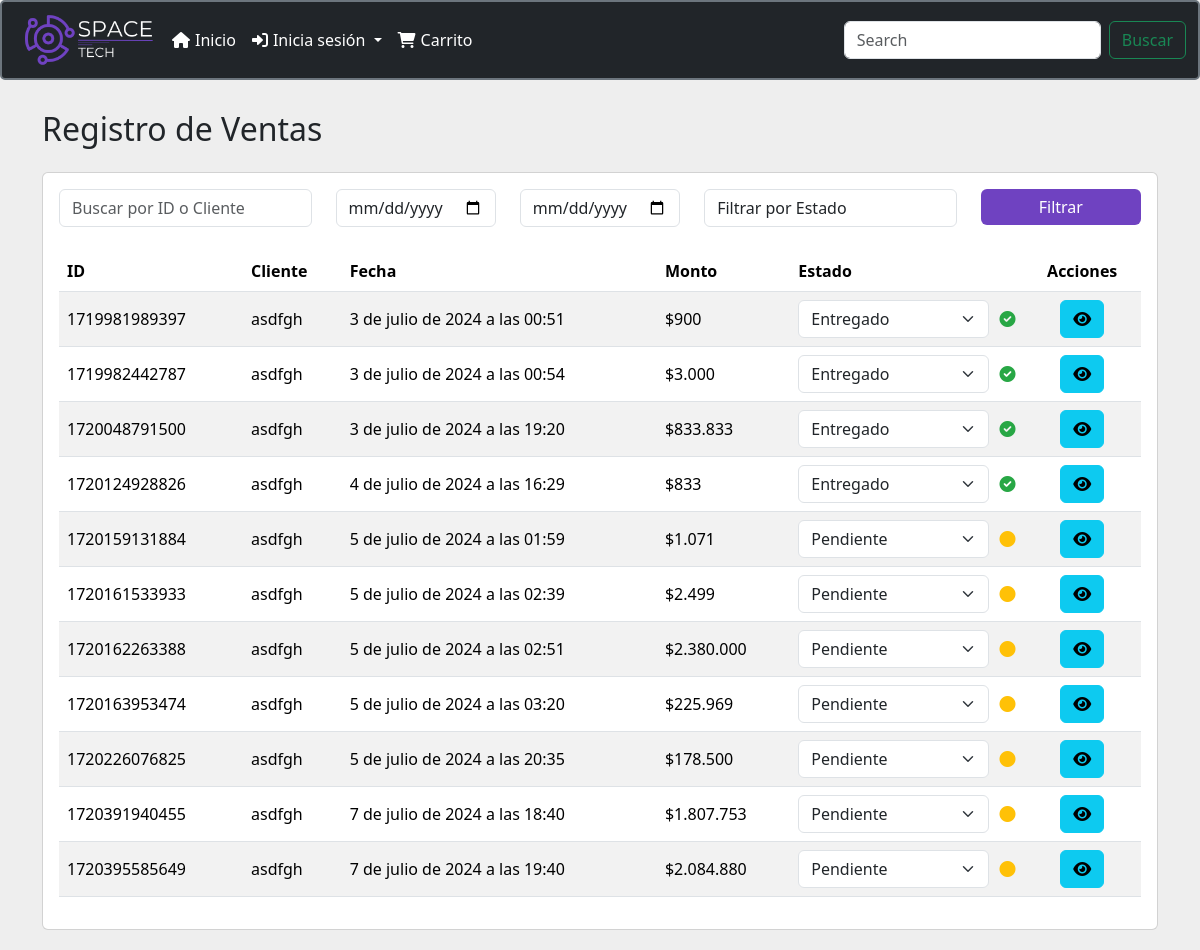
/gestion_ventas/, run on an earlier commit of the app's database.
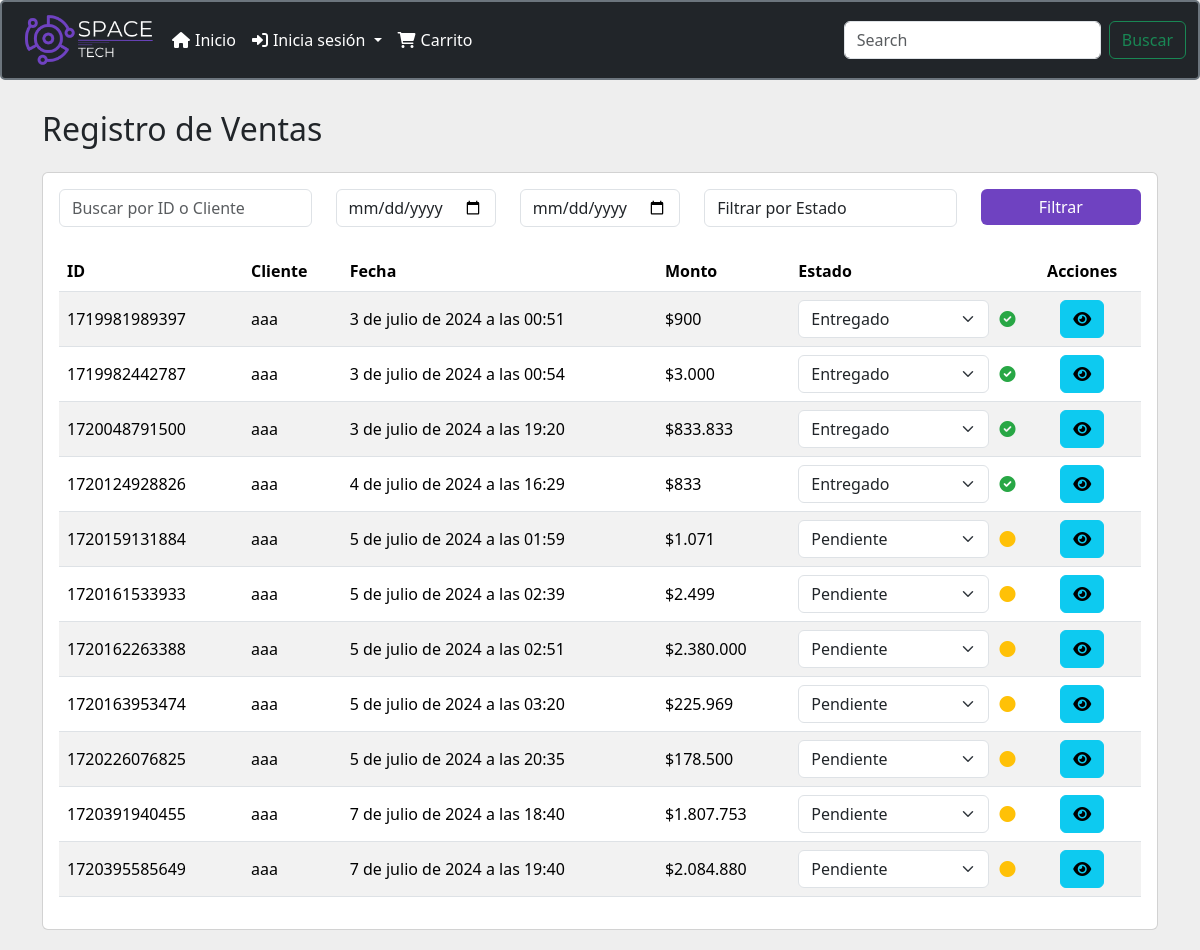
And on a later commit of the database.
### menu/models.py (models this page shows, shortened)
class Venta(models.Model):
    ESTADO_CHOICES = [
        ('Pendiente', 'Pendiente'),
        ('Entregado', 'Entregado'),
    ]
    id = models.AutoField(primary_key=True)
    usuario = models.ForeignKey(Usuario, on_delete=models.CASCADE)
    id_boleta = models.CharField(max_length=30)
    fecha = models.DateTimeField(default=timezone.now)
    subtotal = models.DecimalField(max_digits=10, decimal_places=2)
    iva = models.DecimalField(max_digits=10, decimal_places=2)
    total = models.DecimalField(max_digits=10, decimal_places=2)
    direccion_retiro = models.CharField(max_length=255, default="Piedra Roja 125, Quilicura, Chile")  # Dirección de retiro
    estado = models.CharField(max_length=10, choices=ESTADO_CHOICES, default='Pendiente')  # Estado de la venta

class Usuario(models.Model):
    ROLE_CHOICES = [
        ('ADMIN', 'Administrador'),
        ('BODEGA', 'Bodeguero'),
        ('CLIENT', 'Cliente'),
    ]
    nombre_usuario = models.CharField(max_length=30)
    nombre = models.CharField(max_length=30)
    apellido = models.CharField(max_length=30)
    email = models.EmailField(unique=True)
    tfno = models.CharField(max_length=8, verbose_name="Telefono")
    clave = models.CharField(max_length=30)
    confirmar_clave = models.CharField(max_length=30)
    direccion = models.CharField(max_length=255, verbose_name="Dirección", null=True, blank=True)
    role = models.CharField(max_length=6, choices=ROLE_CHOICES)

### menu/views.py (the view)
# urls.py: path('gestion_ventas/', views.gestion_ventas, name='gestion_ventas'),
def gestion_ventas(request):
    query = request.GET.get('q')
    date_from = request.GET.get('date_from')
    date_to = request.GET.get('date_to')
    estado = request.GET.get('estado')
    ventas = Venta.objects.select_related('usuario').all()
    if query:
        ventas = ventas.filter(Q(usuario__nombre_usuario__icontains=query) | Q(id_boleta__icontains=query))
    if date_from:
        ventas = ventas.filter(fecha__gte=date_from)
    if date_to:
        ventas = ventas.filter(fecha__lte=date_to)
    if estado:
        ventas = ventas.filter(estado=estado)
    context = {'ventas': ventas}
    return render(request, 'gestion_ventas.html', context)

### menu/context_processors.py (called while the page is built)
def carrito_items_count(request):
    if request.user.is_authenticated:
        cart, created = Cart.objects.get_or_create(user=request.user)
        carrito_items_count = CartItem.objects.filter(cart=cart).aggregate(total_quantity=Sum('quantity'))['total_quantity'] or 0
    else:
        carrito_items_count = 0
    return {
        'carrito_items_count': carrito_items_count
    }

### menu/templatetags/custom_filters.py (called while the page is built)
@register.filter(name='format_price')
def format_price(value):
    return f"${value:,.0f}".replace(",", ".")

### menu/templates/gestion_ventas.html (shortened to what the changed rows need)
<!DOCTYPE html>
<html lang="es">
{% load custom_filters %}
{% load static %}
<head>
    <link href="https://cdn.jsdelivr.net/npm/bootstrap@5.3.3/dist/css/bootstrap.min.css" rel="stylesheet">
    <link rel="stylesheet" href="https://cdnjs.cloudflare.com/ajax/libs/font-awesome/5.15.4/css/all.min.css">
</head>
<body>
    {% include "plantilla/menu.html" %}
    <div class="container">
        <h2 class="mb-4">Registro de Ventas</h2>
        <div class="card">
            <div class="card-body">
                <div class="table-responsive">
                    <table class="table table-striped">
                        <thead>
                            <tr>
                                <th>ID</th>
                                <th>Cliente</th>
                                <th>Fecha</th>
                                <th>Monto</th>
                                <th>Estado</th>
                                <th class="table-actions">Acciones</th>
                            </tr>
                        </thead>
                        <tbody>
                            {% for venta in ventas %}
                            <tr>
                                <td>{{ venta.id_boleta }}</td>
                                <td>{{ venta.usuario.nombre_usuario }}</td>
                                <td>{{ venta.fecha }}</td>
                                <td>{{ venta.total|format_price }}</td>
                                <td>
                                    <div class="estado-container">
                                        <select class="form-select cambiar-estado" data-venta-id="{{ venta.id }}">
                                            <option value="Pendiente" {% if venta.estado == 'Pendiente' %}selected{% endif %}>Pendiente</option>
                                            <option value="Entregado" {% if venta.estado == 'Entregado' %}selected{% endif %}>Entregado</option>
                                        </select>
                                        {% if venta.estado == 'Pendiente' %}
                                        <i class="fas fa-circle estado-icon estado-pendiente" title="Pendiente"></i>
                                        {% elif venta.estado == 'Entregado' %}
                                        <i class="fas fa-check-circle estado-icon estado-entregado" title="Entregado"></i>
                                        {% endif %}
                                    </div>
                                </td>
                                <td class="table-actions">
                                    <button class="btn btn-info btn-icon" data-bs-toggle="modal" data-bs-target="#detalleVentaModal" data-id="{{ venta.id }}" title="Ver Detalles"><i class="fas fa-eye"></i></button>
                                </td>
                            </tr>
                            {% endfor %}
                        </tbody>
                    </table>
                </div>
            </div>
        </div>
    </div>
</body>
</html>

What changed in the data, as far as the page shows it:
changed through a linked row, Venta "3 de julio de 2024 a las 00:51": usuario.nombre_usuario "asdfgh" → "aaa"
changed through a linked row, Venta "3 de julio de 2024 a las 00:54": usuario.nombre_usuario "asdfgh" → "aaa"
changed through a linked row, Venta "3 de julio de 2024 a las 19:20": usuario.nombre_usuario "asdfgh" → "aaa"
changed through a linked row, Venta "4 de julio de 2024 a las 16:29": usuario.nombre_usuario "asdfgh" → "aaa"
changed through a linked row, Venta "5 de julio de 2024 a las 01:59": usuario.nombre_usuario "asdfgh" → "aaa"
changed through a linked row, Venta "5 de julio de 2024 a las 02:39": usuario.nombre_usuario "asdfgh" → "aaa"
changed through a linked row, Venta "5 de julio de 2024 a las 02:51": usuario.nombre_usuario "asdfgh" → "aaa"
changed through a linked row, Venta "5 de julio de 2024 a las 03:20": usuario.nombre_usuario "asdfgh" → "aaa"
changed through a linked row, Venta "5 de julio de 2024 a las 20:35": usuario.nombre_usuario "asdfgh" → "aaa"
changed through a linked row, Venta "7 de julio de 2024 a las 18:40": usuario.nombre_usuario "asdfgh" → "aaa"
changed through a linked row, Venta "7 de julio de 2024 a las 19:40": usuario.nombre_usuario "asdfgh" → "aaa"
